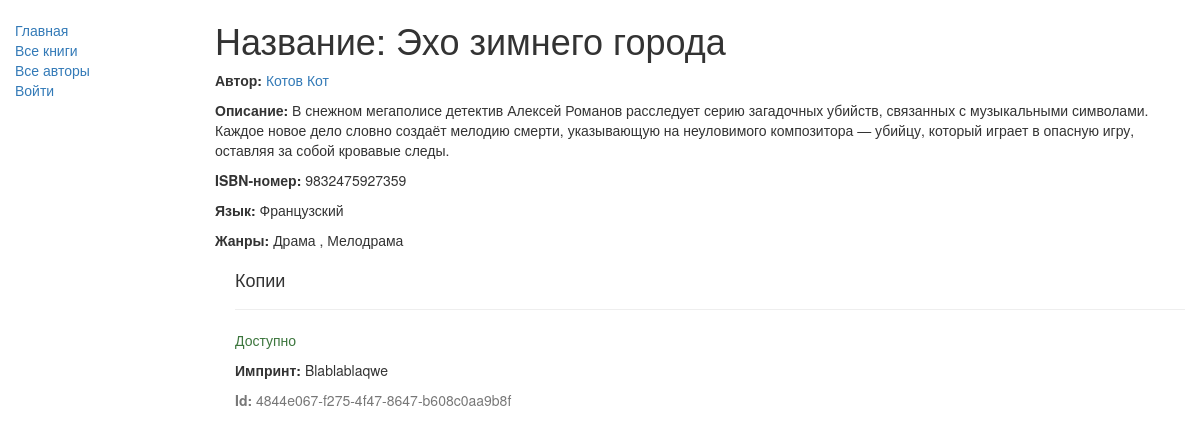
The page /catalog/book/10 on the database as committed earlier.
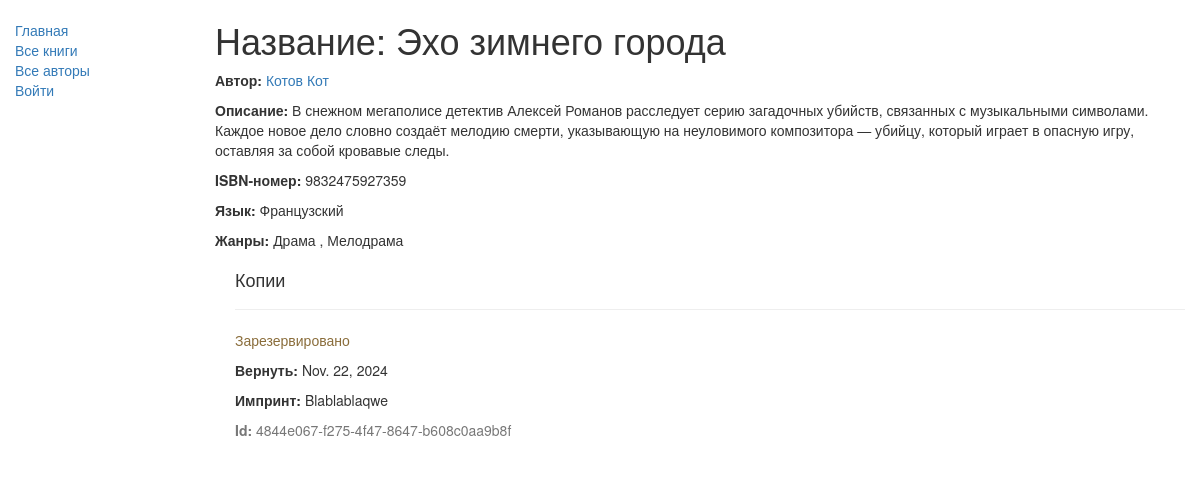
The same page on the database as committed later.
### catalog/models.py (models this page shows, shortened)
class BookInstance(models.Model):
    id = models.UUIDField(primary_key=True,
                          default=uuid.uuid4,
                          help_text='Unique ID for this particular book across whole library')
    book = models.ForeignKey('Book', on_delete=models.SET_NULL, null=True)
    imprint = models.CharField(max_length=200)
    due_back = models.DateField(null=True, blank=True)
    borrower = models.ForeignKey(User, on_delete=SET_NULL, null=True, blank=True)
    LOAN_STATUS = (
        ('m', 'На обслуживании'),
        ('o', 'В займе'),
        ('a', 'Доступно'),
        ('r', 'Зарезервировано'),
    )
    status = models.CharField(max_length=1,
                              choices=LOAN_STATUS,
                              blank=True,
                              default='m',
                              help_text='Book availability')
    class Meta:
        ordering = ["due_back"]

### catalog/views.py (the view)
# urls.py: path('book/<int:pk>', views.BookDetailView.as_view(), name='book-detail'),
class BookDetailView(generic.DetailView):
    model = Book

### catalog/models.py (called while the page is built)
    def __str__(self):
        return self.name

    def __str__(self):
        return f'{self.last_name} {self.first_name}'

    def __str__(self):
        return self.name

### catalog/templates/catalog/book_detail.html
{% extends "base_generic.html" %}
{% block content %}
    <h1>Название: {{ book.title }}</h1>
    <p><strong>Автор: </strong> <a href="{% url 'author' %}">{{ book.author }}</a></p>
    <p><strong>Описание: </strong>{{ book.summary }}</p>
    <p><strong>ISBN-номер: </strong> {{ book.isbn }}</p>
    <p><strong>Язык: </strong> {{ book.language }}</p>
    <p><strong>Жанры: </strong>
        {% for genre in book.genre.all %}
                {{ genre }}
            {% if not forloop.last %},
            {% endif %}
        {% endfor %}
    </p>
    <div style="margin-left:20px; margin-top:20px">
        <h4>Копии</h4>
        {% for copy in book.bookinstance_set.all %}
        <hr>
        <p class="{% if copy.status == 'a' %}
                    text-success
                 {% elif copy.status == 'd' %}
                    text-danger
                 {% else %}
                    text-warning
                 {% endif %}">
            {{ copy.get_status_display }}
        </p>
        {% if copy.status != 'a' %}
            <p>
                <strong>Вернуть: </strong>
                {{ copy.due_back }}
            </p>
        {% endif %}
        <p><strong>Импринт: </strong>{{ copy.imprint }}</p>
        <p class="text-muted"><strong>Id:</strong> {{ copy.id }}</p>
        {% endfor %}
    </div>
{% endblock %}

Rows that differ between the two databases and show on the page:
changed BookInstance "Blablablaqwe": status "Доступно" → "Зарезервировано"; due_back (not shown) → "Nov. 22, 2024"
